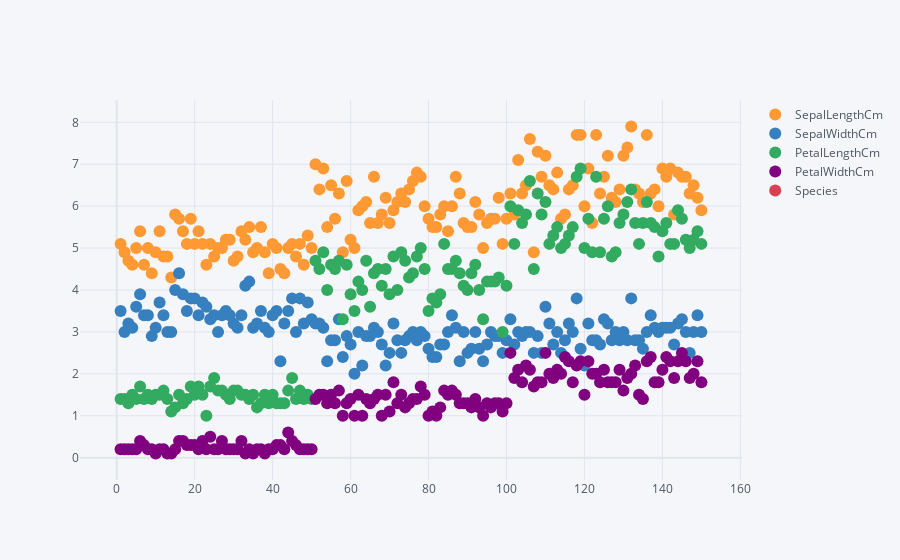

Write notebook code for a chart like this one.
### Code cell
df.iplot(kind='scatter', mode='markers')

### Figure 1 — Plotly figure (JSON) as saved in the notebook; plotly's stock layout.template omitted (floating-point values rounded to 4 significant figures; data arrays with more than 128 entries replaced by an {"elided": "..."} marker saying what was removed)
{"data": [{"line": {"color": "rgba(255, 153, 51, 1.0)", "dash": "solid", "shape": "linear", "width": 1.3}, "marker": {"size": 12, "symbol": "circle"}, "mode": "markers", "name": "SepalLengthCm", "text": "", "type": "scatter", "x": {"elided": "150 int values"}, "y": {"elided": "150 float values"}}, {"line": {"color": "rgba(55, 128, 191, 1.0)", "dash": "solid", "shape": "linear", "width": 1.3}, "marker": {"size": 12, "symbol": "circle"}, "mode": "markers", "name": "SepalWidthCm", "text": "", "type": "scatter", "x": {"elided": "150 int values"}, "y": {"elided": "150 float values"}}, {"line": {"color": "rgba(50, 171, 96, 1.0)", "dash": "solid", "shape": "linear", "width": 1.3}, "marker": {"size": 12, "symbol": "circle"}, "mode": "markers", "name": "PetalLengthCm", "text": "", "type": "scatter", "x": {"elided": "150 int values"}, "y": {"elided": "150 float values"}}, {"line": {"color": "rgba(128, 0, 128, 1.0)", "dash": "solid", "shape": "linear", "width": 1.3}, "marker": {"size": 12, "symbol": "circle"}, "mode": "markers", "name": "PetalWidthCm", "text": "", "type": "scatter", "x": {"elided": "150 int values"}, "y": {"elided": "150 float values"}}, {"line": {"color": "rgba(219, 64, 82, 1.0)", "dash": "solid", "shape": "linear", "width": 1.3}, "marker": {"size": 12, "symbol": "circle"}, "mode": "markers", "name": "Species", "text": "", "type": "scatter", "x": {"elided": "150 int values"}, "y": {"elided": "150 str values"}}], "layout": {"legend": {"bgcolor": "#F5F6F9", "font": {"color": "#4D5663"}}, "paper_bgcolor": "#F5F6F9", "plot_bgcolor": "#F5F6F9", "title": {"font": {"color": "#4D5663"}}, "xaxis": {"gridcolor": "#E1E5ED", "showgrid": true, "tickfont": {"color": "#4D5663"}, "title": {"font": {"color": "#4D5663"}, "text": ""}, "zerolinecolor": "#E1E5ED"}, "yaxis": {"gridcolor": "#E1E5ED", "showgrid": true, "tickfont": {"color": "#4D5663"}, "title": {"font": {"color": "#4D5663"}, "text": ""}, "zerolinecolor": "#E1E5ED"}}}
